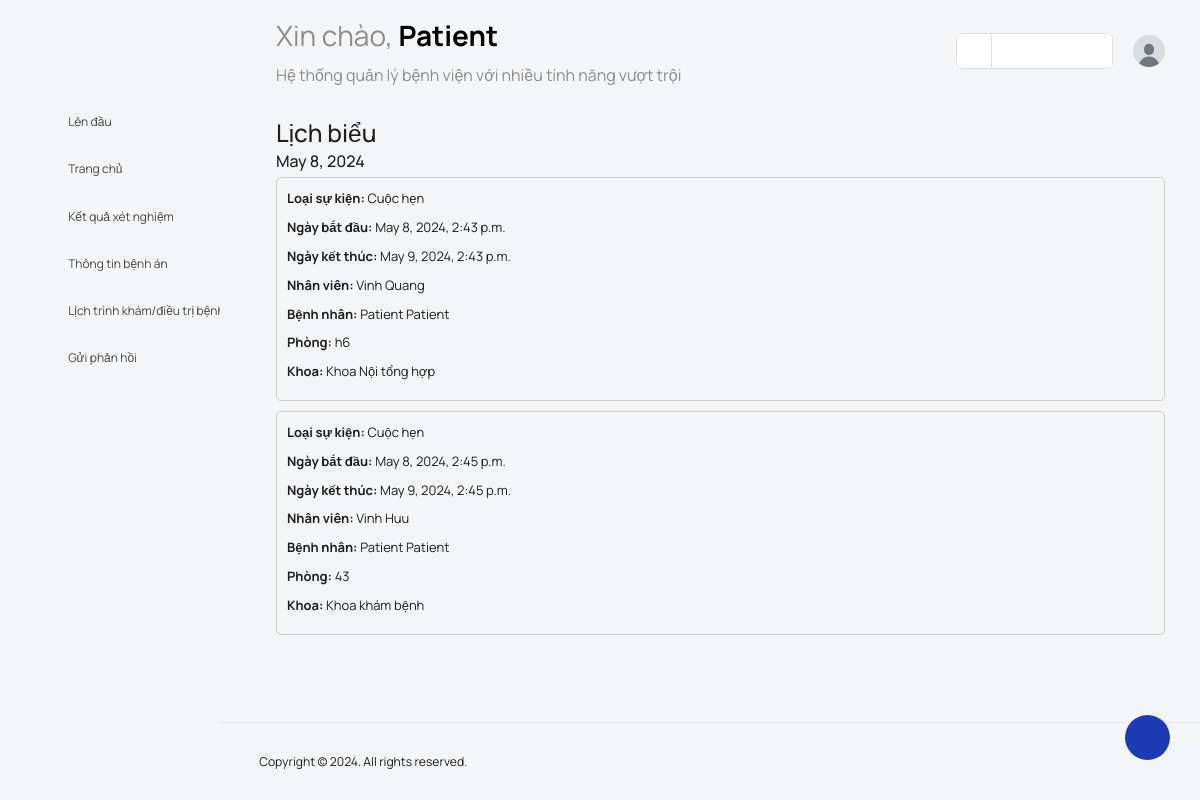
The page /patient/patient_calendar (signed in) on the database as committed earlier.
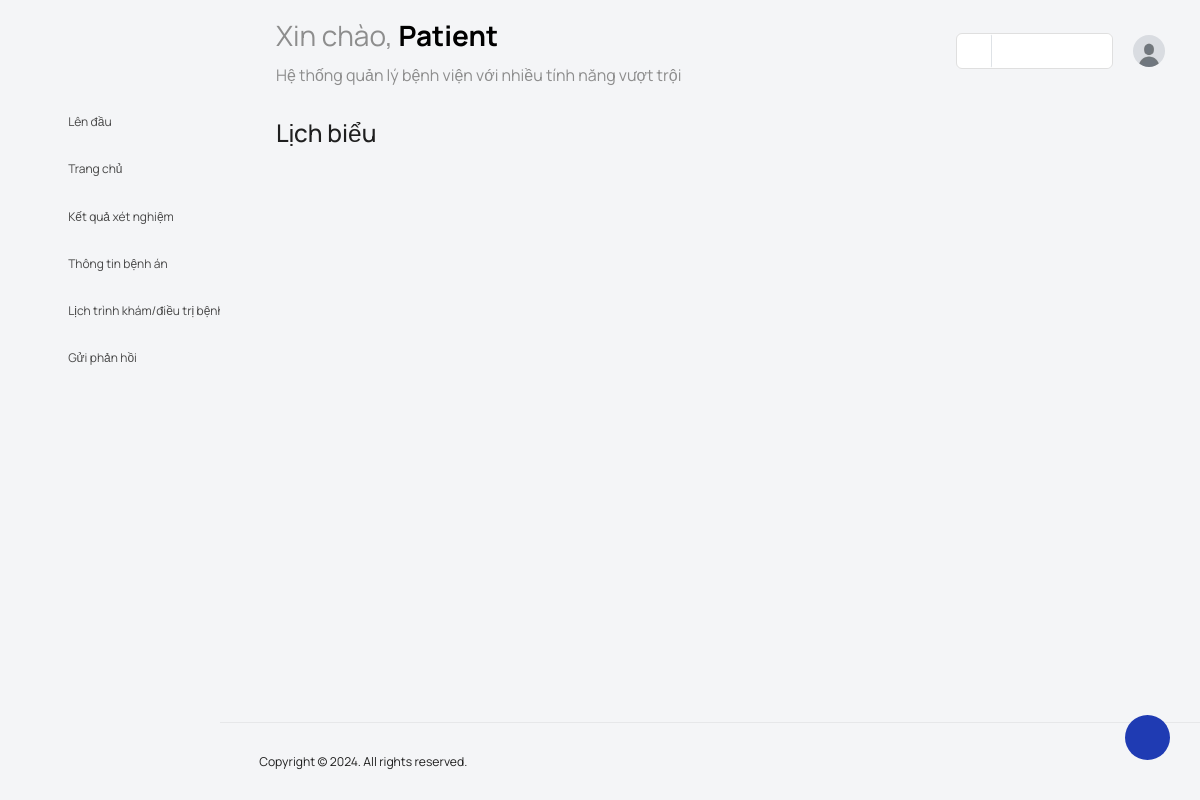
The same page on the database as committed later.
### main_app/models.py (models this page shows, shortened)
class TreatmentSchedule(models.Model):
    patient = models.ForeignKey(Patient, on_delete=models.CASCADE, null=True)
    staff = models.ForeignKey(Staff, on_delete=models.CASCADE)
    label = models.CharField(max_length=30, null=True, choices={'Cuộc hẹn': 'Cuộc hẹn', 'Điều trị': 'Điều trị'})
    start_date = models.DateTimeField(null=True)
    duration = models.PositiveIntegerField(null=True)
    end_date = models.DateTimeField(null=True)
    room = models.CharField(max_length=10)
    facility = models.CharField(max_length=255, null=True, choices=TreatmentFacility.facility_choices)

class Staff(models.Model):
    id = models.AutoField(primary_key=True)
    admin = models.OneToOneField(CustomUser, on_delete = models.CASCADE)
    birthday = models.DateField(null=True)
    phone = PhoneNumberField(null=False, blank=False, unique=True)
    address = models.TextField()
    avatar = models.FileField(upload_to='staff_avatar', null=True, blank=True)
    role = models.CharField(max_length=15, choices= [
        ('Bác sĩ', 'Bác sĩ'),
        ('Y tá', 'Y tá'),
        ('Khác', 'Khác'),
    ])
    certificates = models.ManyToManyField('certificate')
    specialize = models.ManyToManyField('TreatmentFacility')
    available = models.BooleanField(null=True)
    def __str__(self):
        return f"{self.admin.last_name} {self.admin.first_name} "

class CustomUser(AbstractUser):
    user_type_data = ((1,"Admin"),(2,"Staff"),(3,"Patient"))
    user_type = models.CharField(default=1, choices=user_type_data, max_length=10)

class Patient(models.Model):
    id = models.AutoField(primary_key=True)
    admin = models.OneToOneField(CustomUser, on_delete=models.CASCADE)
    phone_number = PhoneNumberField(null=False, blank=False, unique=True)
    nationality = models.CharField(max_length = 50)
    gender = models.CharField(max_length = 10, choices=[("male", "Nam"), ("female", "Nữ")])
    date_of_birth = models.DateField(null=True)
    address = models.TextField()
    ID1 = models.CharField(max_length = 30)
    medical_record = models.TextField(null=True) # Tiền sử bệnh lý của bệnh nhân
    avatar = models.FileField(upload_to='patient_avatar', null=True, blank=True)
    name2 = models.CharField(max_length = 100)
    phone_number2 = PhoneNumberField(null=False, blank=False, unique=True)
    address2 = models.TextField()
    ID2 = models.CharField(max_length = 30)
    relationship = models.CharField (max_length = 30)
    progress = models.CharField(max_length=100,null=True, choices=[
        ('Đang tiếp nhận', 'Đang tiếp nhận'),
        ('Đang chẩn đoán', 'Đang chẩn đoán'),
        ('Đang điều trị', 'Đang điều trị'),
        ('Xuất viện', 'Xuất viện')
    ])
    def __str__(self):
        return f"{self.admin.last_name} {self.admin.first_name} "

### main_app/patient_views.py (the view, shortened to what this page needs)
# urls.py: path('patient/patient_calendar', patient_views.patient_calendar, name="patient_calendar"),
def patient_calendar(request):
    events = TreatmentSchedule.objects.filter(patient=request.user.patient).order_by('start_date')
    event_dict = {}
    for event in events:
        current_date = event.start_date.date()
        real_date_now = timezone.now().date()
        if (event.end_date.date() - current_date) <= timedelta(days=1) and event.label == 'Cuộc hẹn' and current_date >= real_date_now:
            if current_date not in event_dict:
                event_dict[current_date] = []
            event_dict[current_date].append(event)
            continue
    event_dict = dict(sorted(event_dict.items()))
    return render(request, 'patient_template/works.html', {'event_dict': event_dict})

### main_app/templates/patient_template/works.html (shortened to what the changed rows need)
{% load static %} {% load tz %}
<!DOCTYPE html>
<html lang="en">
  <head>
    <link
      rel="stylesheet"
      type="text/css"
      href="{% static 'users/vendors/feather/feather.css' %}"
    />
    <link
      rel="stylesheet"
      type="text/css"
      href="{% static 'users/vendors/mdi/css/materialdesignicons.min.css' %}"
    />
    <link
      rel="stylesheet"
      type="text/css"
      href="{% static 'users/vendors/ti-icons/css/themify-icons.css' %}"
    />
    <link
      rel="stylesheet"
      type="text/css"
      href="{% static 'users/vendors/typicons/typicons.css' %}"
    />
    <link
      rel="stylesheet"
      type="text/css"
      href="{% static 'users/vendors/simple-line-icons/css/simple-line-icons.css' %}"
    />
    <link
      rel="stylesheet"
      type="text/css"
      href="{% static 'users/vendors/css/vendor.bundle.base.css' %}"
    />
    <link
      rel="stylesheet"
      type="text/css"
      href="{% static 'users/js/select.dataTables.min.css' %}"
    />
    <link
      rel="stylesheet"
      type="text/css"
      href="{% static 'users/css/vertical-layout-light/style.css' %}"
    />
    <link rel="stylesheet" href="{% static 'users/css/admin/addmin.css' %}" />
    <link
      rel="stylesheet"
      type="text/css"
      href="{% static 'users/css/users/base.css' %}"
    />
  </head>
  <body>
    <div class="container-scroller">
      <nav
        class="navbar default-layout col-lg-12 col-12 p-0 fixed-top d-flex align-items-top flex-row"
      >
        <div class="navbar-menu-wrapper d-flex align-items-top">
          <ul class="navbar-nav">
            <li class="nav-item font-weight-semibold d-none d-lg-block ms-0">
              <h1 class="welcome-text">
                Xin chào,
                <span class="text-black fw-bold">
                  {{ request.user.first_name }}
                </span>
              </h1>
            </li>
          </ul>
        </div>
      </nav>
      <div class="container-fluid page-body-wrapper">
        <div class="main-panel">
          <div class="content-wrapper">
            <div class="slide">
              {% for date, events in event_dict.items %}
              <div class="day">
                <h5>{{ date }}</h5>
                {% for event in events %}
                <div class="event" id="event_{{ event.id }}">
                  <p><strong>Loại sự kiện:</strong> {{ event.label }}</p>
                  <p id="{{ event.start_date |date:'c'}}">
                    <strong>Ngày bắt đầu:</strong> {{ event.start_date }}
                  </p>
                  <p id="{{ event.end_date |date:'c'}}">
                    <strong>Ngày kết thúc:</strong> {{ event.end_date }}
                  </p>
                  <p id="{{ event.staff.id }}">
                    <strong>Nhân viên:</strong> {{ event.staff }}
                  </p>
                  <p id="{{ event.patient.id }}">
                    <strong>Bệnh nhân:</strong> {{ event.patient }}
                  </p>
                  <p><strong>Phòng:</strong> {{ event.room }}</p>
                  <p><strong>Khoa:</strong> {{ event.facility }}</p>
                </div>
                {% endfor %}
              </div>
              {% endfor %}
            </div>
          </div>
        </div>
      </div>
    </div>
  </body>
</html>

Rows that differ between the two databases and show on the page:
removed TreatmentSchedule: start_date "May 8, 2024", label "Cuộc hẹn", start_date "May 8, 2024, 2:43 p.m.", end_date "May 9, 2024, 2:43 p.m.", staff "Vinh Quang", patient "Patient Patient", room "h6", facility "Khoa Nội tổng hợp"
no longer on this page (row edited): TreatmentSchedule: label "Cuộc hẹn", start_date "May 8, 2024, 2:45 p.m.", end_date "May 9, 2024, 2:45 p.m.", staff "Vinh Huu", patient "Patient Patient", room "43", facility "Khoa khám bệnh", shown under "May 8, 2024"
